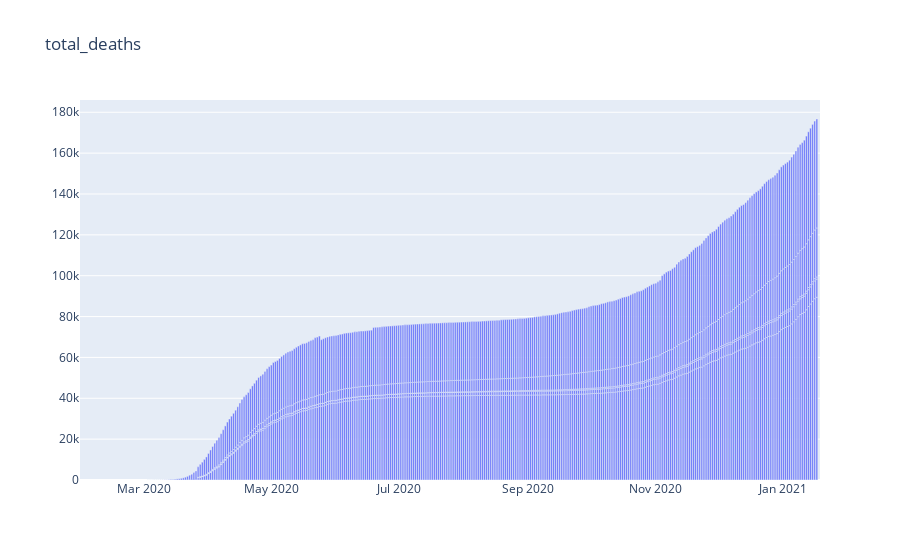

Notebook source saved alongside this figure:
### Code cell
fig = go.Figure(data=[go.Bar(x=countries_cols['date'], y=countries_cols['total_deaths'])], layout_title_text="total_deaths")
fig.show()

### Figure 1 — Plotly figure (JSON) as saved in the notebook; plotly's stock layout.template omitted (floating-point values rounded to 4 significant figures; data arrays with more than 128 entries replaced by an {"elided": "..."} marker saying what was removed)
{"data": [{"type": "bar", "x": {"elided": "1656 str values"}, "y": {"elided": "1656 int values"}}], "layout": {"title": {"text": "total_deaths"}}}
